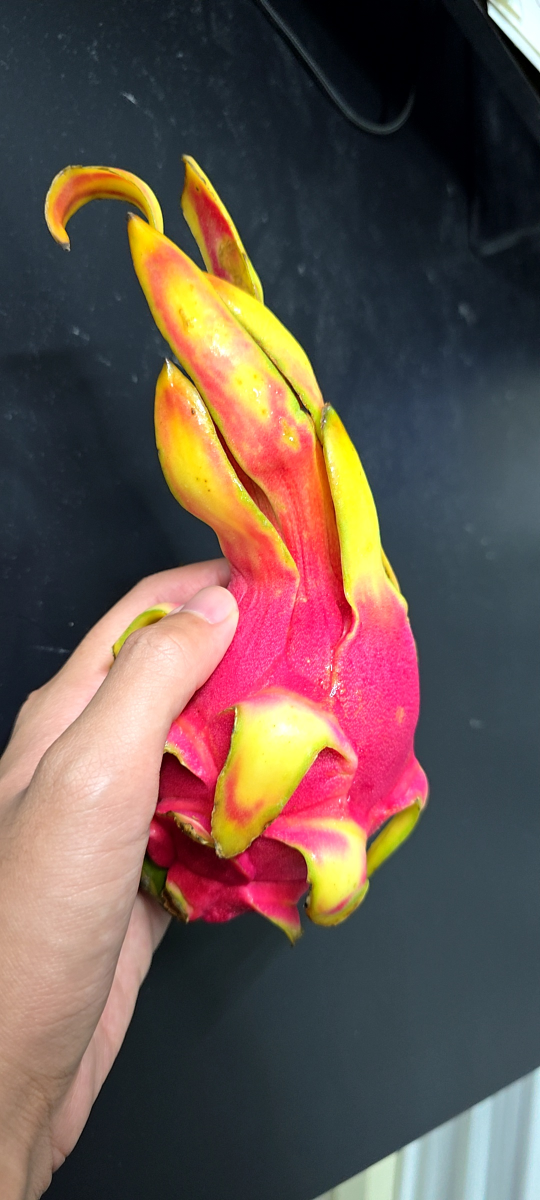
#> input picture dataset/Dragonfruit/101_2025_01_25_20_26_53.jpg, 1080 x 2400 px (shown at 1/2 size); its folder holds only this picture in this run
$ python resize.py
#> lines starting #> are read from the running program, lines starting #| are printed output that depends on the picture
import cv2
import os
import time

# Input and output directories
input_folders = ['./dataset/Dragonfruit','./dataset/Egg','./dataset/Eggplant','./dataset/unknown_drew','./dataset/unknown_manbir','./dataset/unknown_yh']
output_folder = ['./processed_data/Processed_Dragonfruit','./processed_data/Processed_Egg','./processed_data/Processed_Eggplant','./processed_data/Processed_Unknown_Drew','./processed_data/Processed_Unknown_Manbir','./processed_data/Processed_Unknown_YH']

# Create output directory if it doesn't exist
for folder in output_folder:
    os.makedirs(folder, exist_ok=True)


def crop_center(image, crop_size):
    """
    Crops the center of an image to the specified size.

    Args:
        image: Input image as a NumPy array.
        crop_size: Tuple (height, width) for the crop size.

    Returns:
        Cropped image as a NumPy array.
    """
    h, w = image.shape[:2]
    crop_w, crop_h = crop_size

    # Check if image is smaller than the cropped dimesions
    if crop_h > h or crop_w > w:
        print(crop_h, h , crop_w, w)
        raise ValueError("Crop size exceeds image dimensions")

    # Calculate the center crop coordinates
    start_x = (w - crop_w) // 2
    start_y = (h - crop_h) // 2

    return image[start_y:start_y + crop_h, start_x:start_x + crop_w]

start = time.time()

# Loop through all folders and files in the input folders
for folder in input_folders:
    folder_start = time.time()
    for filename in os.listdir(folder):
        if filename.endswith(('.jpg', '.png', '.jpeg','.JPG')):  # Filter image files
            input_path = os.path.join(folder, filename)
            idx = input_folders.index(folder)
            output_path = os.path.join(output_folder[idx], filename)

            # Read the image
            image = cv2.imread(input_path)
#> image is the input picture: shape (2400, 1080, 3); mean B, G, R 78.2, 83.9, 102.7

            if image is not None:  # Ensure the image was read successfully
                h, w = image.shape[:2]
#> h = 2400; w = 1080
                # rotate the image if wrong orientation
                if w > h:
                    image = cv2.rotate(image, cv2.ROTATE_90_CLOCKWISE)
                h, w = image.shape[:2]
                # Shrink Image before cropping
                if w == 960:
                    resized_image = cv2.resize(image, None, fx=0.4, fy=0.4, interpolation=cv2.INTER_AREA) #original res 960x1280 -> 384x512
                elif w == 1200:
                    resized_image = cv2.resize(image, None, fx=0.32, fy=0.32, interpolation=cv2.INTER_AREA) #original res 1200x1600 -> 384x512
                elif w == 3024:
                    resized_image = cv2.resize(image, None, fx=0.127, fy=0.127, interpolation=cv2.INTER_AREA) #original res 3024x4032 -> 384x512
                elif w == 1080:
                    resized_image = cv2.resize(image, None, fx=0.38, fy=0.38, interpolation=cv2.INTER_AREA) #original res 1080x2400 -> 410x912 [to be cropped]
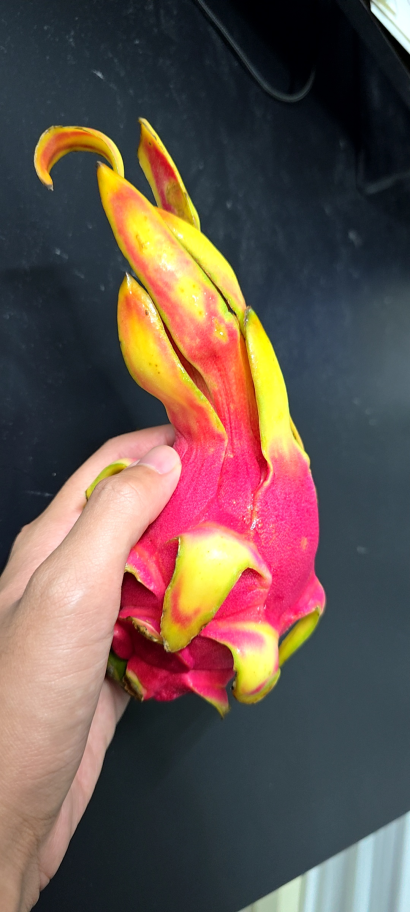
#> resized_image: shape (912, 410, 3); mean B, G, R 78.2, 83.9, 102.7
                elif w == 540:
                    resized_image = cv2.resize(image, None, fx=0.72, fy=0.72, interpolation=cv2.INTER_AREA) #original res 540x720 -> 386x515 [to be cropped]
                else:
                    resized_image = image
                # crop to 384x512 resolution
                try:
                    processed_image = crop_center(resized_image, (384, 512))
#> in crop_center, `return image[start_y:start_y + crop_h, start_x:start_x + crop_w]`:
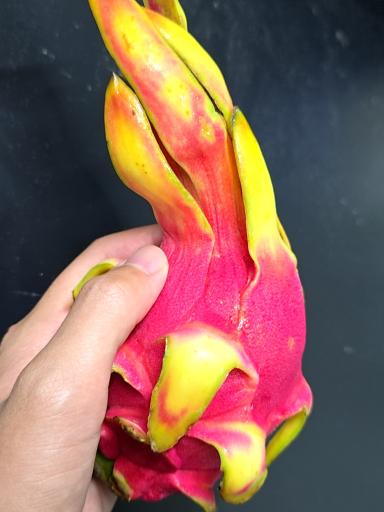
#> returned value: shape (512, 384, 3); mean of channels 0, 1, 2 89.2, 100.7, 139.8; drawn as B, G, R
#> (the run stopped early here; a loop or call above may not have finished)
